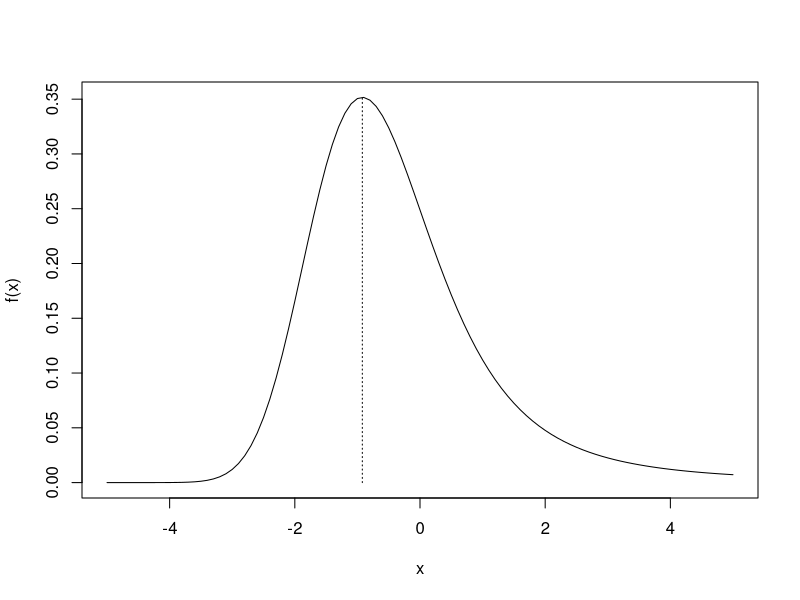

The R script that drew this image:
library(stable)


### Name: stable.mode
### Title: Mode of a Stable Distribution
### Aliases: stable.mode
### Keywords: distribution

### ** Examples


x <- seq(-5,5,by=0.1)
plot(x,dstable(x,loc=0,disp=1,skew=-1,tail=1.5),type="l",ylab="f(x)")
xhat <- stable.mode(loc=0,disp=1,skew=-1,tail=1.5)$ytilde
fxhat <- dstable(xhat,loc=0,disp=1,skew=-1,tail=1.5)
lines(c(xhat,xhat),c(0,fxhat),lty="dotted")
